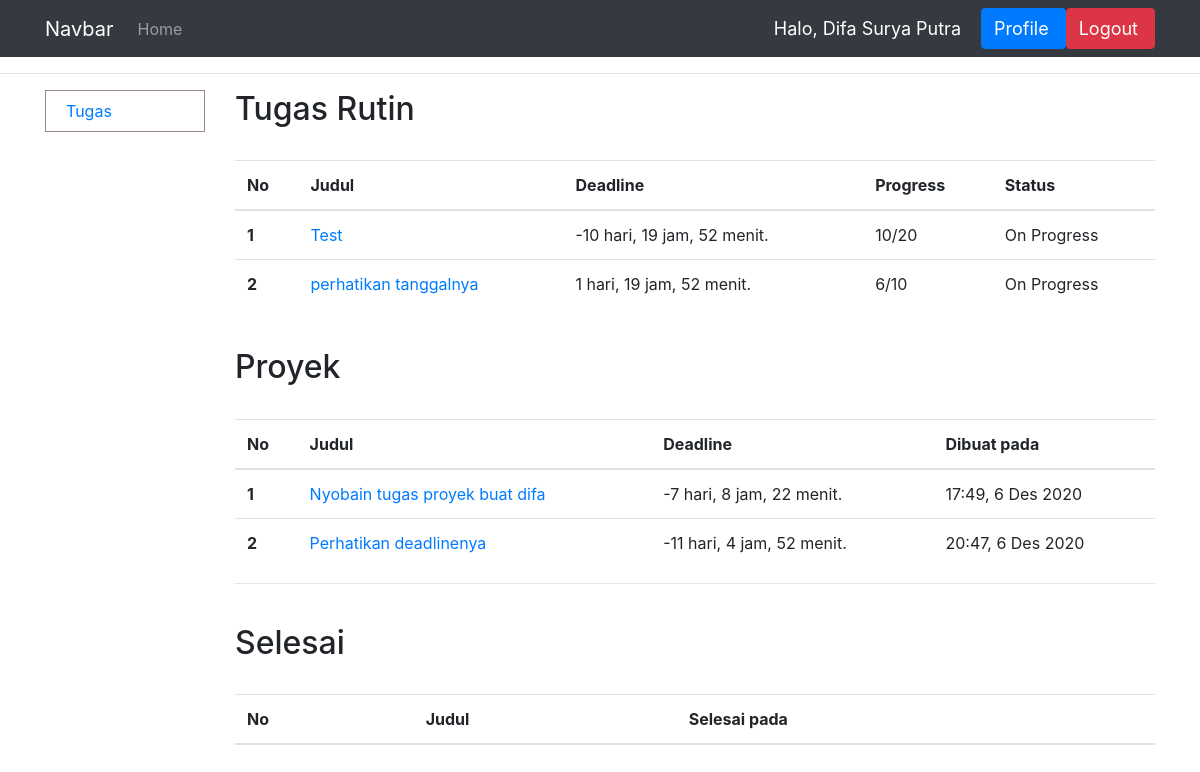
/lihat_tugas/ (signed in), run on an earlier commit of the app's database.
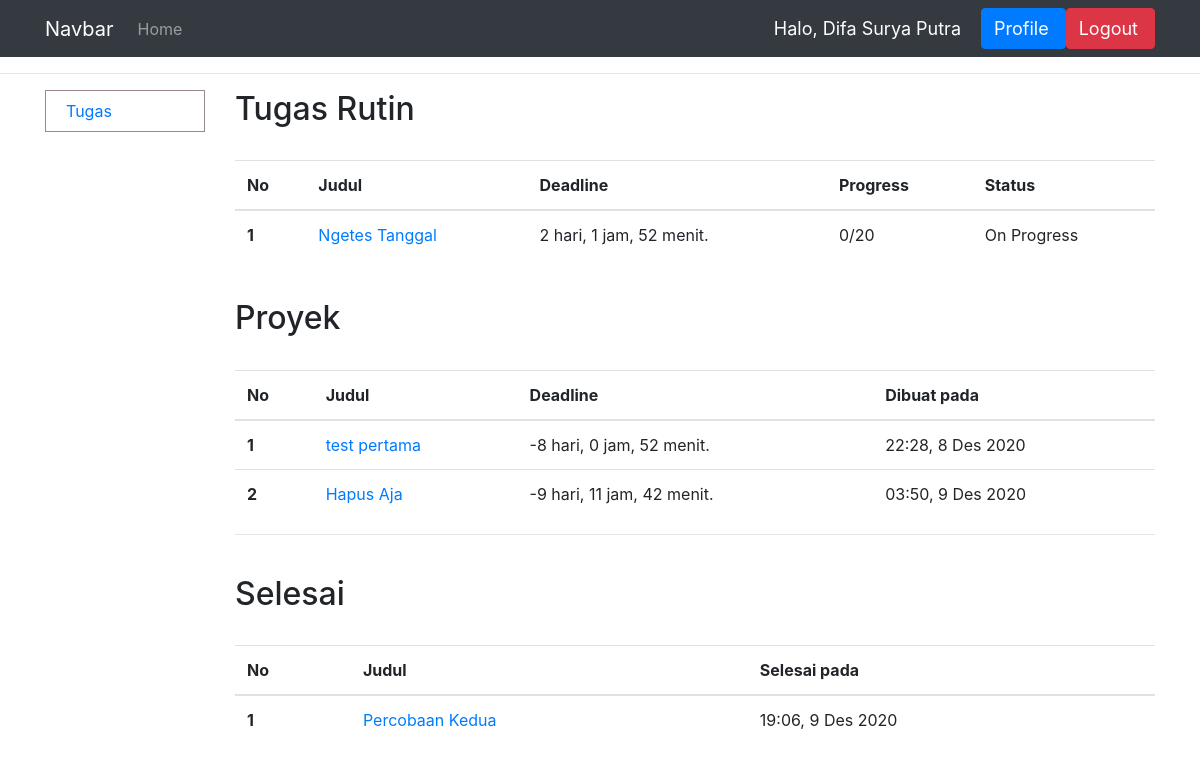
And on a later commit of the database.
### dashboard/models.py (models this page shows, shortened)
class Tugas(models.Model):
    STATUS = (
        ('Tuntas', 'Tuntas'),
        ('Hold', 'Hold'),
        ('Stuck', 'Stuck'),
        ('On Progress', 'On Progress'),
        ('Selesai', 'Selesai'),
        ('Deadline', 'Deadline'),
    )
    JENIS = (
        ('Rutin', 'Rutin'),
        ('Proyek', 'Proyek')
    )
    pemilik_tugas = models.ForeignKey(User, on_delete=models.CASCADE)
    judul = models.CharField(max_length=100)
    isi = models.CharField(max_length=255)
    dibuat_pada = models.DateTimeField('Dibuat pada')
    status = models.CharField(max_length=100, choices=STATUS)
    jenis = models.CharField(max_length=100, choices=JENIS, null=True)
    deadline = models.DateTimeField('Deadline', null=True)
    kuantitas = models.IntegerField(null=True)
    selesai = models.IntegerField(null=True)
    selesai_pada = models.DateTimeField('Selesai pada', null=True)
    acc = models.IntegerField(null=True)
    def deadline_tugas(self):
        if self.status == 'Deadline':
            return 'Deadline'
        saat_ini = timezone.now()
        deadline = self.deadline
        selisih_deadline = deadline - saat_ini
        deadline_hari = selisih_deadline.days
        detik = selisih_deadline.seconds
        konversi = datetime.timedelta(seconds=detik)
        waktu = str(konversi).split(':')
        jam = waktu[0]
        menit = waktu[1]
        return str(deadline_hari) + " hari, " + jam + " jam, " + menit + " menit."
    def progressnya(self):
        return str(self.selesai) + "/" + str(self.kuantitas)
    def formatwaktu(self, propertinya):
        nama_bulan = {
            1: "Jan",
            2: "Feb",
            3: "Mar",
            4: "Apr",
            5: "Mei",
            6: "Jun",
            7: "Jul",
            8: "Agus",
            9: "Sep",
            10: "Okt",
            11: "Nov",
            12: "Des"
        }
        utc_datetime = propertinya
        local_timezone = pytz.timezone("Asia/Jakarta")
        local_datetime = utc_datetime.replace(tzinfo=pytz.utc)
        propertinya = local_datetime.astimezone(local_timezone)
        hari = str(propertinya.day)
        bulan = nama_bulan[propertinya.month]
        tahun = str(propertinya.year)
        jam = str(propertinya.hour)
        if len(jam) < 2:
            jam = "0" + jam
        menit = str(propertinya.minute)
        if len(menit) < 2:
            menit = "0" + menit
        return jam + ":" + menit + ", " + hari + " " + bulan + " " + tahun

### dashboard/views.py (the view)
# urls.py: path('lihat_tugas/', views.lihat_tugas, name='lihattugas'),
@ login_required(login_url='login')
def lihat_tugas(request):
    if apamanager(request.user):
        return redirect('manager')
    tugas_rutin, tugas_proyek = dapatkantugas(request.user.id)
    tugas_selesai = tugasselesai(request.user.id)
    tugas_deadline = tugasdeadline(request.user.id)
    nama = request.user.first_name
    context = {'nama': nama, 'tugas_rutin': tugas_rutin,
               'tugas_proyek': tugas_proyek, 'tugas_selesai': tugas_selesai, 'tugas_deadline': tugas_deadline}
    if request.user.last_name == 'Human Resource':
        context['data_kar'] = True
    return render(request, 'dashboard/lihat_tugas.html', context)

### dashboard/logic.py (called while the page is built)
def apamanager(user):
    return user.groups.filter(name='Manager').exists()

def dapatkantugas(user_id):
    pengguna = User.objects.get(pk=user_id)
    tugasnya = pengguna.tugas_set.all()
    tugas_rutin = []
    tugas_proyek = []
    for tugas in tugasnya:
        if tugas.status != "On Progress":
            continue
        elif tugas.jenis == "Rutin":
            dibuat_pada = tugas.formatwaktu(tugas.dibuat_pada)
            tugas_rutin.append(
                [tugas, tugas.deadline_tugas(), tugas.progressnya(), dibuat_pada, tugas.status])
        elif tugas.jenis == "Proyek":
            dibuat_pada = tugas.formatwaktu(tugas.dibuat_pada)
            tugas_proyek.append(
                [tugas, tugas.deadline_tugas(), tugas.progressnya(), dibuat_pada, tugas.status])
    return (tugas_rutin, tugas_proyek)

def tugasselesai(user_id):
    pengguna = User.objects.get(pk=user_id)
    tugasnya = pengguna.tugas_set.all()
    tugas_selesai = []
    for tugas in tugasnya:
        if tugas.status == "Selesai":
            selesai_pada = tugas.formatwaktu(tugas.selesai_pada)
            tugas_selesai.append([tugas, selesai_pada])
    return tugas_selesai

def tugasdeadline(user_id):
    pengguna = User.objects.get(pk=user_id)
    tugasnya = pengguna.tugas_set.all()
    tugas_deadline = []
    for tugas in tugasnya:
        if tugas.status == "Deadline":
            tugas_deadline.append(
                [tugas.judul, tugas.formatwaktu(tugas.deadline), tugas.id])
    return tugas_deadline

### dashboard/templates/dashboard/lihat_tugas.html (shortened to what this page needs)
{% extends 'dashboard/main.html' %}
{% block content %}
<hr>
<div class="container">
    <div class="row">
        {% include 'dashboard/sidebarstaff.html' %}
        <div class="col">
            <h2>Tugas Rutin</h2>
            <br>
            <table class="table">
                <thead>
                    <tr>
                        <th scope="col">No</th>
                        <th scope="col">Judul</th>
                        <th scope="col">Deadline</th>
                        <th scope="col">Progress</th>
                        <th scope="col">Status</th>
                    </tr>
                </thead>
                <tbody>
                    {% for tugasr in tugas_rutin %}
                    <tr>
                        <th scope="row">{{forloop.counter}}</th>
                        <td><a href="{% url 'detail_tugas' tugasr.0.id %}">{{tugasr.0.judul}}</a></td>
                        <td>{{tugasr.1}}</td>
                        <td>{{tugasr.2}}</td>
                        <td>{{tugasr.4}}</td>
                    </tr>
                    {% endfor %}
                </tbody>
            </table>
            {% if tugas_proyek %}
            <br>
            <h2>Proyek</h2>
            <br>
            <table class="table">
                <thead>
                    <tr>
                        <th scope="col">No</th>
                        <th scope="col">Judul</th>
                        <th scope="col">Deadline</th>
                        <th scope="col">Dibuat pada</th>
                    </tr>
                </thead>
                <tbody>
                    {% for tugasp in tugas_proyek %}
                    <tr>
                        <th scope="row">{{forloop.counter}}</th>
                        <td><a href="{% url 'detail_tugas' tugasp.0.id %}">{{tugasp.0.judul}}</a></td>
                        <td>{{tugasp.1}}</td>
                        <td>{{tugasp.3}}</td>
                    </tr>
                    {% endfor %}
                </tbody>
            </table>
            {% endif %}
            <hr><br>
            <h2>Selesai</h2>
            <br>
            <table class="table">
                <thead>
                    <tr>
                        <th scope="col">No</th>
                        <th scope="col">Judul</th>
                        <th scope="col">Selesai pada</th>
                    </tr>
                </thead>
                <tbody>
                    {% for tugasselesai in tugas_selesai %}
                    <tr>
                        <th scope="row">{{forloop.counter}}</th>
                        <td><a href="{% url 'detail_tugas' tugasselesai.0.id %}">{{tugasselesai.0.judul}}</a></td>
                        <td>{{tugasselesai.1}}</td>
                    </tr>
                    {% endfor %}
                </tbody>
            </table>
        </div>
    </div>
</div>
{% endblock %}

### dashboard/templates/dashboard/main.html (shortened to what this page needs)
{% load static %}
<!DOCTYPE html>
<html lang="en">
<head>
    <link rel="stylesheet" href="https://cdn.jsdelivr.net/npm/bootstrap@4.5.3/dist/css/bootstrap.min.css"
>
</head>
<body>
    {% include 'dashboard/navbar.html' %}
    {% block content %}
    {% endblock %}
</body>
</html>

### dashboard/templates/dashboard/navbar.html (shortened to what this page needs)
<nav class="navbar navbar-expand-lg navbar-dark bg-dark">
    <div class="container">
        <a class="navbar-brand" href="{% url 'login' %}">Navbar</a>
        <div class="collapse navbar-collapse" id="navbarNav">
            <ul class="navbar-nav">
                <li class="nav-item">
                    <a class="nav-link" href="{% url 'login' %}">Home</a>
                </li>
            </ul>
        </div>
        <span class="hello-msg">Halo, {{nama}}</span>
        <span><button type="button" class="btn btn-primary "><a class="hello-msg mr-1 text-center"
                    href="{% url 'profile' %}">Profile</a></button></span>
        <span><button type="button" class="btn btn-danger"><a class="hello-msg mr-1 text-center"
                    href="{% url 'logout' %}">Logout</a></button></span>
    </div>
</nav>

### dashboard/templates/dashboard/sidebarstaff.html (shortened to what this page needs)
    <div class="col-sm-2">
        <nav class="nav flex-column pl-1 custom-sidebar">
            <a class="nav-link" href="{% url 'lihattugas' %}">Tugas</a>
          </nav>
    </div>

### dashboard/templates/dashboard/navbar.html (style rules this page uses)
.hello-msg { font-size: 18px; color: #fff; margin-right: 20px; }

### dashboard/templates/dashboard/sidebarstaff.html (style rules this page uses)
.custom-sidebar { border: 1px solid #50323893; }

What changed in the data, as far as the page shows it:
removed Tugas: judul "Test", tugasr "-10 hari, 19 jam, 52 menit.", tugasr "10/20", status "On Progress", shown under "Tugas Rutin"
removed Tugas: judul "perhatikan tanggalnya", tugasr "1 hari, 19 jam, 52 menit.", tugasr "6/10", status "On Progress", shown under "Tugas Rutin"
removed Tugas: judul "Nyobain tugas proyek buat difa", tugasp "-7 hari, 8 jam, 22 menit.", tugasp "17:49, 6 Des 2020", shown under "Proyek"
removed Tugas: judul "Perhatikan deadlinenya", tugasp "-11 hari, 4 jam, 52 menit.", tugasp "20:47, 6 Des 2020", shown under "Proyek"
added Tugas: judul "Ngetes Tanggal", tugasr "2 hari, 1 jam, 52 menit.", tugasr "0/20", status "On Progress", shown under "Tugas Rutin"
added Tugas: judul "test pertama", tugasp "-8 hari, 0 jam, 52 menit.", tugasp "22:28, 8 Des 2020", shown under "Proyek"
added Tugas: judul "Hapus Aja", tugasp "-9 hari, 11 jam, 42 menit.", tugasp "03:50, 9 Des 2020", shown under "Proyek"
added Tugas: judul "Percobaan Kedua", tugasselesai "19:06, 9 Des 2020", shown under "Selesai"
